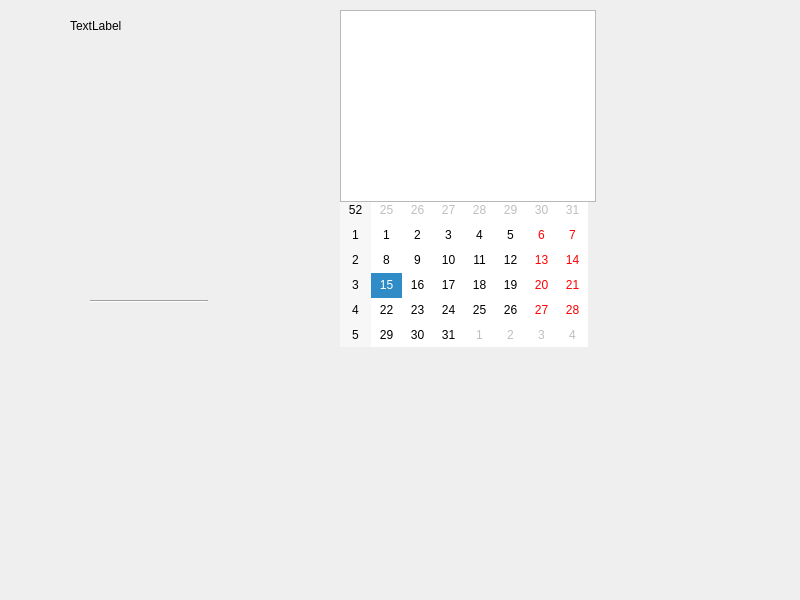
<?xml version="1.0" encoding="UTF-8"?>
<ui version="4.0">
 <class>Dialog</class>
 <widget class="QDialog" name="Dialog">
  <property name="geometry">
   <rect>
    <x>0</x>
    <y>0</y>
    <width>800</width>
    <height>600</height>
   </rect>
  </property>
  <property name="windowTitle">
   <string>Dialog</string>
  </property>
  <widget class="Line" name="line">
   <property name="geometry">
    <rect>
     <x>370</x>
     <y>80</y>
     <width>3</width>
     <height>61</height>
    </rect>
   </property>
   <property name="orientation">
    <enum>Qt::Vertical</enum>
   </property>
  </widget>
  <widget class="Line" name="line_2">
   <property name="geometry">
    <rect>
     <x>90</x>
     <y>300</y>
     <width>118</width>
     <height>3</height>
    </rect>
   </property>
   <property name="orientation">
    <enum>Qt::Horizontal</enum>
   </property>
  </widget>
  <widget class="QCalendarWidget" name="calendarWidget">
   <property name="geometry">
    <rect>
     <x>340</x>
     <y>150</y>
     <width>248</width>
     <height>197</height>
    </rect>
   </property>
  </widget>
  <widget class="QGraphicsView" name="graphicsView">
   <property name="geometry">
    <rect>
     <x>340</x>
     <y>10</y>
     <width>256</width>
     <height>192</height>
    </rect>
   </property>
  </widget>
  <widget class="QLabel" name="label">
   <property name="geometry">
    <rect>
     <x>70</x>
     <y>20</y>
     <width>54</width>
     <height>12</height>
    </rect>
   </property>
   <property name="text">
    <string>TextLabel</string>
   </property>
  </widget>
 </widget>
 <resources/>
 <connections/>
</ui>
